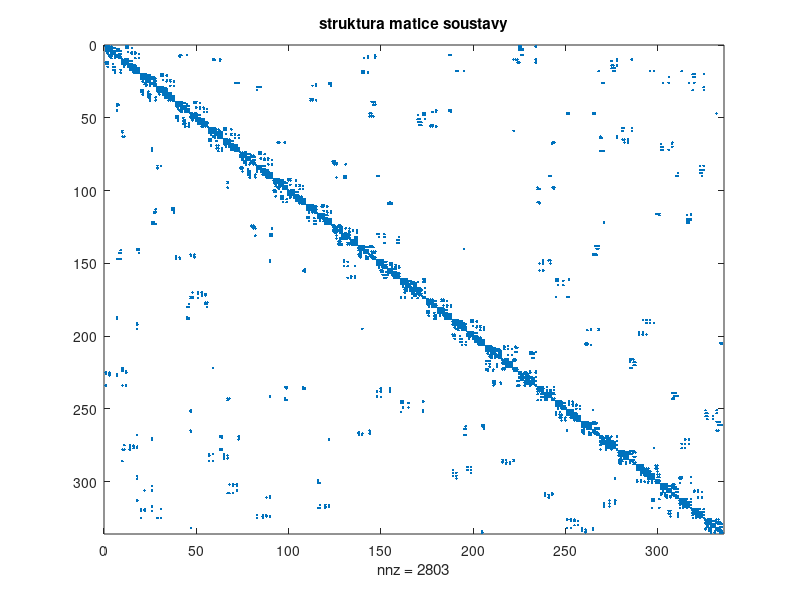

This chart was generated by the following MATLAB code: (Note: this script raises an error after producing the figure.)
%% porovnani Jacobiho a Gauss-Seidelovi metody

% nahrani soustavy
load 335x335.mat

% vizualizace struktury matice soustavy
figure;
spy(A)
title('struktura matice soustavy')

% vektor pocatecniho reseni
x0 = zeros(length(b), 1);

%% Jacobiho metoda

tic
x = jacobi(A,b,x0,1e-4);
toc
sum(A*x-b)

%% Gauss-Seidelova metoda

tic
x = gauss_seidel(A,b,x0,1e-4);
toc
sum(A*x-b)